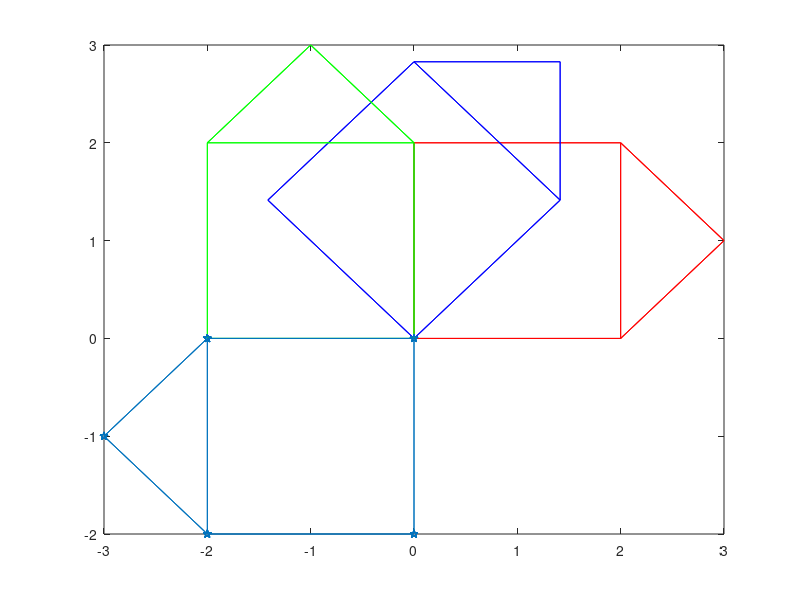

Write MATLAB code to recreate this figure.
P = [3, 1;2, 0;0, 0;0, 2;2, 2];
C = [1 1 0 0 1;1 1 1 0 1;0 1 1 1 0;0 0 1 1 1;1 1 0 1 1];
gplot(C, P, '-r'); hold on;

T6 = [cos(pi/4), -sin(pi/4); sin(pi/4), cos(pi/4)];
T7 = [cos(pi/2), -sin(pi/2); sin(pi/2), cos(pi/2)];
T8 = [cos(pi), -sin(pi); sin(pi), cos(pi)];

P6 = (T6*P')';
P7 = (T7*P')';
P8 = (T8*P')';

gplot(C, P6, '-b'); hold on;
gplot(C, P7, '-g'); hold on;
gplot(C, P8, '-p'); hold on;